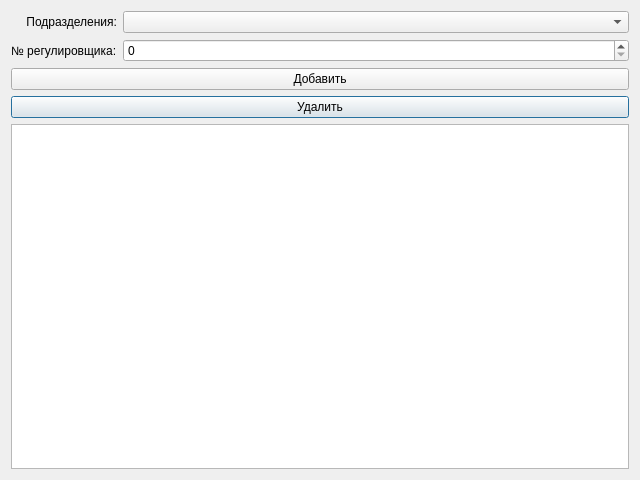
<?xml version="1.0" encoding="UTF-8"?>
<ui version="4.0">
 <class>AddAdjuster</class>
 <widget class="QDialog" name="AddAdjuster">
  <property name="geometry">
   <rect>
    <x>0</x>
    <y>0</y>
    <width>640</width>
    <height>480</height>
   </rect>
  </property>
  <property name="windowTitle">
   <string>Dialog</string>
  </property>
  <layout class="QGridLayout" name="gridLayout">
   <item row="3" column="0" colspan="2">
    <widget class="QPushButton" name="pushButtonDel">
     <property name="text">
      <string>Удалить</string>
     </property>
    </widget>
   </item>
   <item row="4" column="0" colspan="2">
    <widget class="QTableView" name="tableView">
     <property name="editTriggers">
      <set>QAbstractItemView::NoEditTriggers</set>
     </property>
     <property name="alternatingRowColors">
      <bool>true</bool>
     </property>
     <property name="sortingEnabled">
      <bool>true</bool>
     </property>
    </widget>
   </item>
   <item row="2" column="0" colspan="2">
    <widget class="QPushButton" name="pushButtonAdd">
     <property name="text">
      <string>Добавить</string>
     </property>
    </widget>
   </item>
   <item row="0" column="0">
    <widget class="QLabel" name="label">
     <property name="text">
      <string>Подразделения:</string>
     </property>
     <property name="alignment">
      <set>Qt::AlignRight|Qt::AlignTrailing|Qt::AlignVCenter</set>
     </property>
    </widget>
   </item>
   <item row="1" column="0">
    <widget class="QLabel" name="label_2">
     <property name="text">
      <string>№ регулировщика:</string>
     </property>
    </widget>
   </item>
   <item row="1" column="1">
    <widget class="QSpinBox" name="spinBoxAdjuster">
     <property name="sizePolicy">
      <sizepolicy hsizetype="Expanding" vsizetype="Fixed">
       <horstretch>0</horstretch>
       <verstretch>0</verstretch>
      </sizepolicy>
     </property>
    </widget>
   </item>
   <item row="0" column="1">
    <widget class="QComboBox" name="comboBoxDepartment"/>
   </item>
  </layout>
 </widget>
 <resources/>
 <connections/>
</ui>
